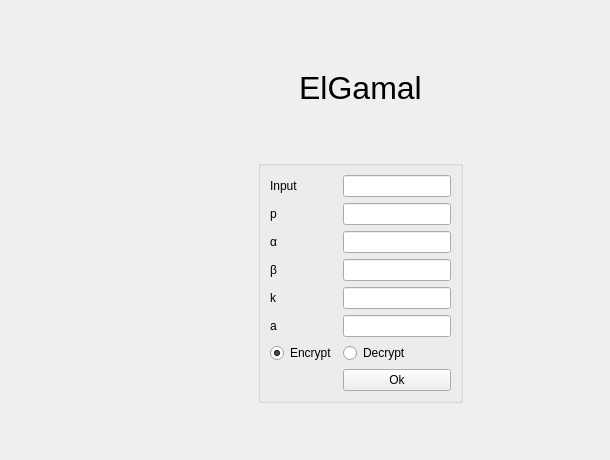
       <widget class="QWidget" name="page11">
        <widget class="QWidget" name="layoutWidget">
         <property name="geometry">
          <rect>
           <x>120</x>
           <y>70</y>
           <width>481</width>
           <height>381</height>
          </rect>
         </property>
         <layout class="QGridLayout" name="gridLayout_14">
          <item row="0" column="1">
           <widget class="QLabel" name="label_48">
            <property name="styleSheet">
             <string notr="true">font-size:24pt;</string>
            </property>
            <property name="text">
             <string>ElGamal</string>
            </property>
            <property name="alignment">
             <set>Qt::AlignCenter</set>
            </property>
           </widget>
          </item>
          <item row="2" column="2">
           <spacer name="horizontalSpacer_14">
            <property name="orientation">
             <enum>Qt::Horizontal</enum>
            </property>
            <property name="sizeHint" stdset="0">
             <size>
              <width>40</width>
              <height>20</height>
             </size>
            </property>
           </spacer>
          </item>
          <item row="2" column="1">
           <widget class="QGroupBox" name="groupBox_15">
            <property name="title">
             <string/>
            </property>
            <layout class="QFormLayout" name="formLayout_10">
             <item row="0" column="0">
              <widget class="QLabel" name="label_50">
               <property name="text">
                <string>Input</string>
               </property>
              </widget>
             </item>
             <item row="0" column="1">
              <widget class="QLineEdit" name="le_gamal_input"/>
             </item>
             <item row="1" column="0">
              <widget class="QLabel" name="label_51">
               <property name="text">
                <string>p</string>
               </property>
              </widget>
             </item>
             <item row="1" column="1">
              <widget class="QLineEdit" name="le_gamal_p"/>
             </item>
             <item row="2" column="0">
              <widget class="QLabel" name="label_52">
               <property name="text">
                <string>α</string>
               </property>
              </widget>
             </item>
             <item row="2" column="1">
              <widget class="QLineEdit" name="le_gamal_alpha"/>
             </item>
             <item row="3" column="0">
              <widget class="QLabel" name="label_54">
               <property name="text">
                <string>β </string>
               </property>
              </widget>
             </item>
             <item row="3" column="1">
              <widget class="QLineEdit" name="le_gamal_beta"/>
             </item>
             <item row="4" column="0">
              <widget class="QLabel" name="label_53">
               <property name="text">
                <string>k</string>
               </property>
              </widget>
             </item>
             <item row="4" column="1">
              <widget class="QLineEdit" name="le_gamal_k"/>
             </item>
             <item row="5" column="0">
              <widget class="QLabel" name="label_55">
               <property name="text">
                <string>a</string>
               </property>
              </widget>
             </item>
             <item row="5" column="1">
              <widget class="QLineEdit" name="le_gamal_a"/>
             </item>
             <item row="7" column="0">
              <widget class="QRadioButton" name="rb_gamal_encrypt">
               <property name="text">
                <string>Encrypt</string>
               </property>
               <property name="checked">
                <bool>true</bool>
               </property>
              </widget>
             </item>
             <item row="7" column="1">
              <widget class="QRadioButton" name="rb_gamal_decrypt">
               <property name="text">
                <string>Decrypt</string>
               </property>
              </widget>
             </item>
             <item row="9" column="1">
              <widget class="QPushButton" name="btnGamal">
               <property name="text">
                <string>Ok</string>
               </property>
               <property name="autoExclusive">
                <bool>false</bool>
               </property>
              </widget>
             </item>
            </layout>
           </widget>
          </item>
          <item row="3" column="1">
           <spacer name="verticalSpacer_30">
            <property name="orientation">
             <enum>Qt::Vertical</enum>
            </property>
            <property name="sizeHint" stdset="0">
             <size>
              <width>20</width>
              <height>40</height>
             </size>
            </property>
           </spacer>
          </item>
          <item row="2" column="0">
           <spacer name="horizontalSpacer_13">
            <property name="orientation">
             <enum>Qt::Horizontal</enum>
            </property>
            <property name="sizeHint" stdset="0">
             <size>
              <width>40</width>
              <height>20</height>
             </size>
            </property>
           </spacer>
          </item>
          <item row="1" column="1">
           <spacer name="verticalSpacer_31">
            <property name="orientation">
             <enum>Qt::Vertical</enum>
            </property>
            <property name="sizeHint" stdset="0">
             <size>
              <width>20</width>
              <height>40</height>
             </size>
            </property>
           </spacer>
          </item>
         </layout>
        </widget>
       </widget>
